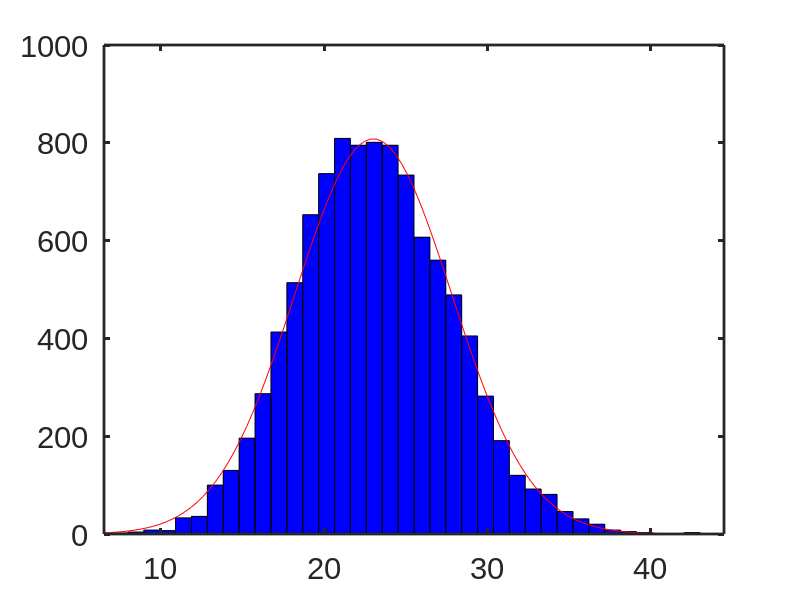

The MATLAB source for this figure: (Note: this script raises an error after producing the figure.)
% get p dist of getting 20 spikes in any 1 s window across range of FRs
%  get(groot,'default')

set(groot,'defaultAxesFontName','Arial')
set(groot,'defaultAxesFontSize',22)
set(groot,'defaultAxesLineWidth',2)
set(groot,'defaultFigurePosition',[700   435   520   350])

f1 = figure;
lambda = 23;
FR = [0:0.01:40];
r = poissrnd(lambda,[10000 1]);
numberOfBins = length(unique(r));
h = histfit(r,numberOfBins,'normal'); aesthetics
h(1).FaceColor = 0.5*[1 1 1]; h(1).EdgeColor = 1*[1 1 1]; h(1).LineWidth = 2;
h(2).LineWidth = 2; h(2).Color = 0*[1 1 1]; h(2).LineStyle = '--';
yt = get(gca, 'YTick'); yt2 = yt/numel(r);
ytlabels = yt/numel(r);
set(gca, 'YTick', yt, 'YTickLabel', ytlabels);
xlabel('spike count'); ylabel('p');
% l1 = legend('Box','off'); 
% l1.Title.String = {'\mu{\itr} (Hz)'}; 
% l1.Title.FontWeight = 'normal';
realxlims = xlim; realylims = ylim;

saveas(f1,'p of n spikes in 1 s time bins.png')



f2 = figure;
count = 0; linestyles = {'-', '--', '-.',':'};
for lambda = [1 5 10 20]
    pd = makedist('Poisson','lambda',lambda);
    y = pdf(pd,1:40);
    count = count+1;
    plot(y,'k','LineStyle',linestyles{count}); aesthetics;
    xlabel('spike count'); ylabel('p');
    hold on
end
l2 = legend('Box','off');
l2.String = {'1' '5' '10' '20'};
l2.Title.String = '\mu{\itr} (Hz)';
l2.Title.FontWeight = 'normal';
ylims = ylim;
ylim([ylims(1)-0.01 ylims(2)])
saveas(f2,'p of n spikes in 1 s time bins for each rate pdf.png')


fileName = '200127_FTDOrg_GrpD_5B_Slice7_mSpikes_3.mat'
load(fileName)
spikeMatrix = full(mSpikes);
spikecounts = downSampleSum(spikeMatrix(:,1),360);
f3 = figure;
numberOfBins = length(unique(spikecounts));
h = histfit(spikecounts,numberOfBins,'normal'); aesthetics
h(1).FaceColor = 0.5*[1 1 1]; h(1).EdgeColor = 1*[1 1 1]; h(1).LineWidth = 2;
h(2).LineWidth = 2; h(2).Color = 0*[1 1 1]; h(2).LineStyle = '--';
yticks(yt2 * numel(spikecounts)); ylim([min(yticks) max(yticks)]);
set(gca, 'YTick', yt, 'YTickLabel', ytlabels);
xlabel('spike count'); ylabel('p');
xlim(realxlims); 
yticks(yt2 * numel(spikecounts));
saveas(f3,'actual proportion of n spikes in 1 s time bins.png')

